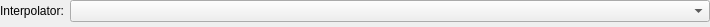
<?xml version="1.0" encoding="UTF-8"?>
<ui version="4.0">
 <class>ViInterpolatorSelectionWidget</class>
 <widget class="QWidget" name="ViInterpolatorSelectionWidget">
  <property name="geometry">
   <rect>
    <x>0</x>
    <y>0</y>
    <width>710</width>
    <height>27</height>
   </rect>
  </property>
  <property name="sizePolicy">
   <sizepolicy hsizetype="Preferred" vsizetype="Preferred">
    <horstretch>0</horstretch>
    <verstretch>0</verstretch>
   </sizepolicy>
  </property>
  <property name="minimumSize">
   <size>
    <width>0</width>
    <height>0</height>
   </size>
  </property>
  <property name="maximumSize">
   <size>
    <width>16777215</width>
    <height>16777215</height>
   </size>
  </property>
  <property name="windowTitle">
   <string>Form</string>
  </property>
  <property name="styleSheet">
   <string/>
  </property>
  <layout class="QFormLayout" name="formLayout">
   <property name="leftMargin">
    <number>0</number>
   </property>
   <property name="topMargin">
    <number>0</number>
   </property>
   <property name="rightMargin">
    <number>0</number>
   </property>
   <property name="bottomMargin">
    <number>0</number>
   </property>
   <item row="0" column="0">
    <widget class="QLabel" name="label">
     <property name="minimumSize">
      <size>
       <width>0</width>
       <height>0</height>
      </size>
     </property>
     <property name="maximumSize">
      <size>
       <width>16777215</width>
       <height>16777215</height>
      </size>
     </property>
     <property name="text">
      <string>Interpolator:</string>
     </property>
    </widget>
   </item>
   <item row="0" column="1">
    <widget class="QComboBox" name="comboBox"/>
   </item>
  </layout>
 </widget>
 <resources/>
 <connections/>
</ui>
